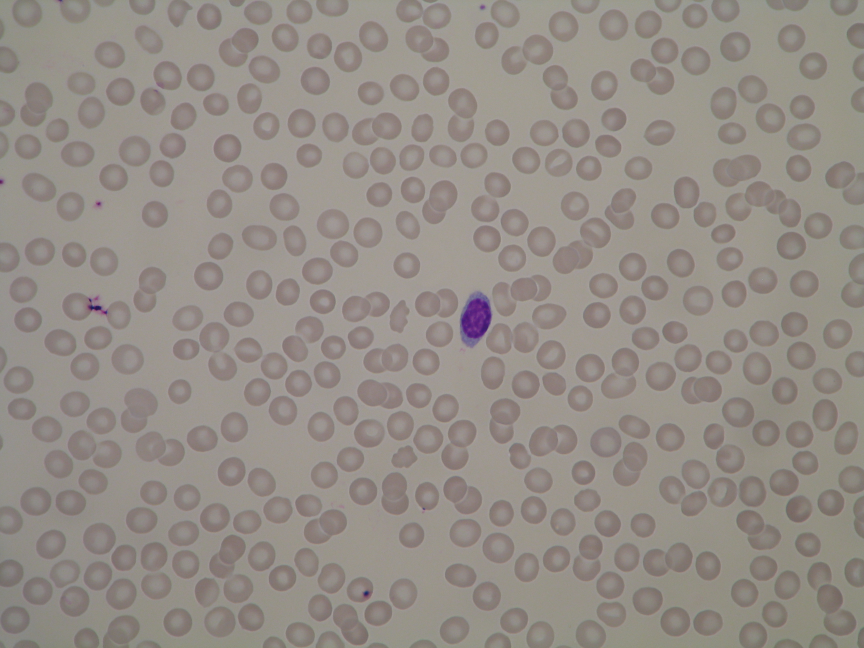
#> input picture ALL_IDB/ALL_IDB Dataset/L1/Im064_0.jpg, 2592 x 1944 px (shown at 1/3 size)
$ python -i wbc_segmenter.py   (imports and definitions only)
#> lines starting #> are read from the running program, lines starting #| are printed output that depends on the picture; after the words box and inside, x2 and y2 are one past the last pixel; in counts of white or black regions, pixels touching at a corner belong together
"""
WBC Segmentation - K-Means on LAB color space
Based on the MATLAB version
"""

import cv2
import numpy as np
from sklearn.cluster import KMeans
from scipy import ndimage
from pathlib import Path


class WBCSegmenter:
    # segments white blood cells from microscope images

    def __init__(self, num_clusters=3, min_cell_size=200, padding=10):
        self.num_clusters = num_clusters
        self.min_cell_size = min_cell_size
        self.padding = padding

    def segment(self, image):
        # main segmentation function
        # returns dict with mask, cells, bboxes etc

        # convert to LAB
        lab = cv2.cvtColor(image, cv2.COLOR_RGB2LAB)
#> lab: shape (1944, 2592, 3); mean of channels 0, 1, 2 151, 129.4, 132.4
        ab = lab[:, :, 1:3].astype(np.float32)
        rows, cols = ab.shape[:2]
#> rows = 1944; cols = 2592
        ab_vec = ab.reshape(-1, 2)
#> ab_vec = 5038848 pairs, first value 117 to 175, second value 81 to 143

        # run kmeans
        kmeans = KMeans(n_clusters=self.num_clusters, random_state=42, n_init=3)
        labels = kmeans.fit_predict(ab_vec)
        labels = labels.reshape(rows, cols)
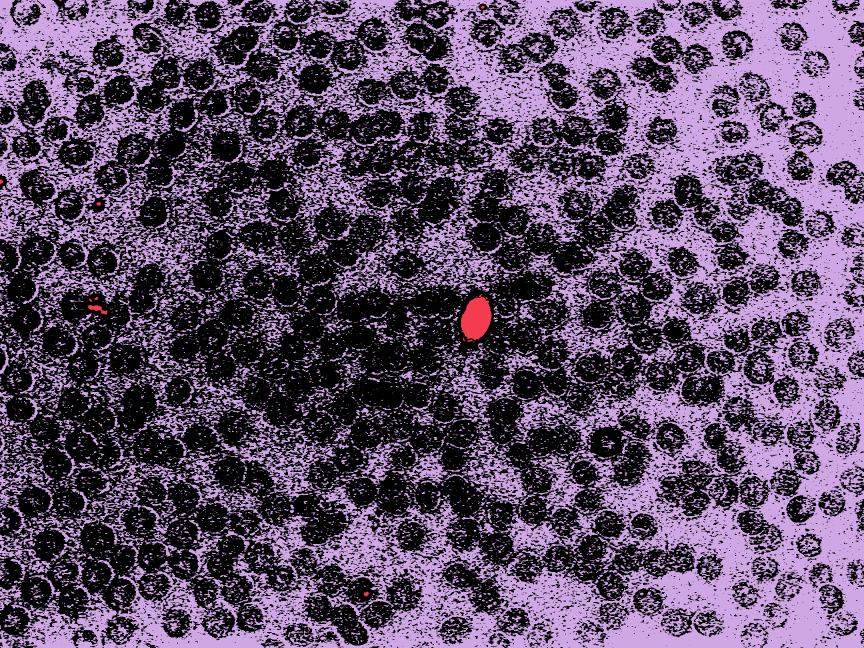
#> labels: shape (1944, 2592) int32 (shown at 1/3 size); 3 distinct labels, from 0 to 2; one colour per label, 0 black

        # find which cluster has WBCs (darkest L channel)
        L = lab[:, :, 0]
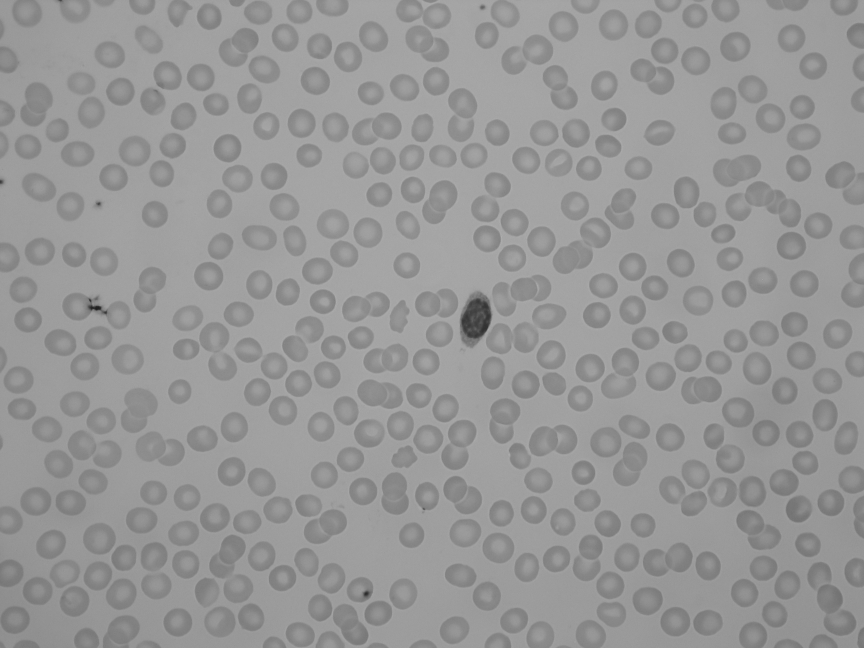
#> L: shape (1944, 2592) (shown at 1/3 size); min 26, max 206, mean 151
        avg_L = []
        for i in range(self.num_clusters):
            mask_i = (labels == i)
            avg_L.append(np.mean(L[mask_i]))
#> this loop made 3 passes
#> pass 1, in segment, `mask_i = (labels == i)`:
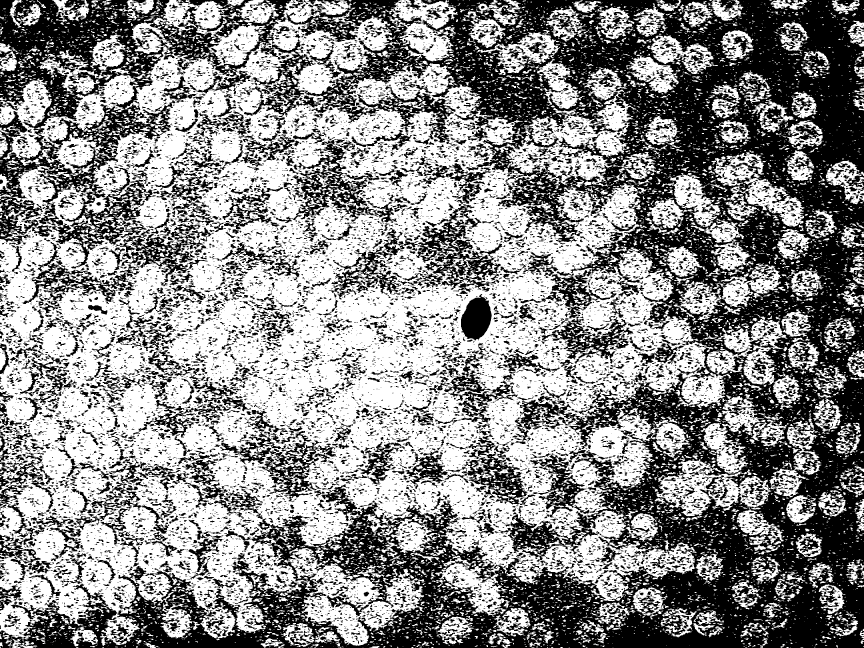
#> mask_i: shape (1944, 2592) bool (shown at 1/3 size); 54.7% white; 15888 black regions (11406 under 20 px), largest, box (x1, y1, x2, y2) and area: (0, 0, 2592, 1944) 1559860, (1248, 612, 1503, 877) 22537, (820, 417, 1190, 669) 21440
#> pass 2, in segment, `mask_i = (labels == i)`:
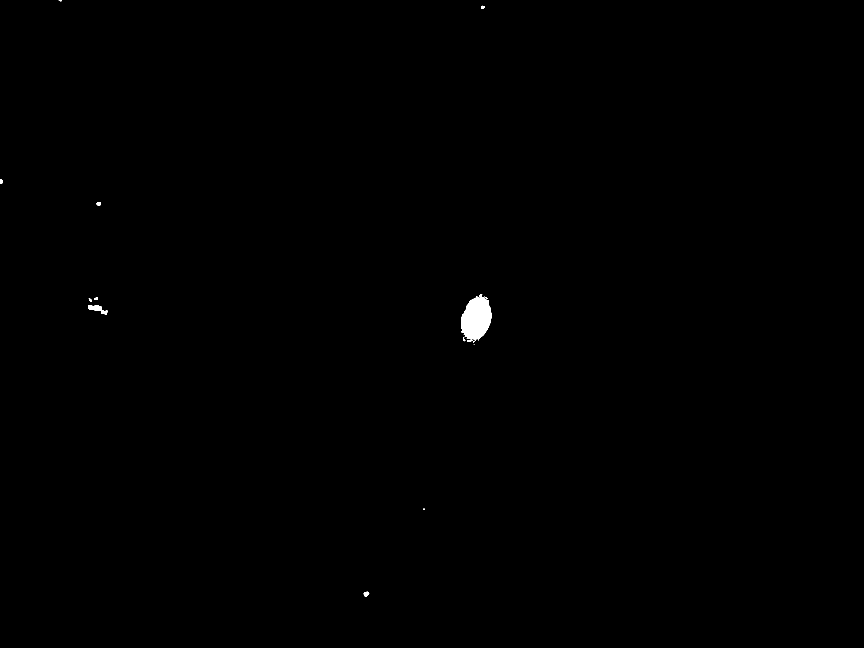
#> mask_i: shape (1944, 2592) bool (shown at 1/3 size); 0.2% white; 19 white regions (8 under 20 px), largest, box (x1, y1, x2, y2) and area: (1383, 882, 1475, 1021) 8855, (264, 915, 322, 944) 726, (1091, 1775, 1108, 1789) 157
#> after the loop, avg_L = [148.3, 75.02, 154.5]

        wbc_cluster = np.argmin(avg_L)
#> wbc_cluster = 1
        wbc_mask = (labels == wbc_cluster).astype(np.uint8)

        # morphology to clean up
        # Use smaller kernel to reduce over-segmentation
        kernel_open = cv2.getStructuringElement(cv2.MORPH_ELLIPSE, (5, 5))
        clean_mask = cv2.morphologyEx(wbc_mask, cv2.MORPH_OPEN, kernel_open)
#> clean_mask: shape (1944, 2592); values 0 (black) and 1 (white), 0.2% white; 12 white regions (3 under 20 px), largest, box (x1, y1, x2, y2) and area: (1383, 890, 1475, 1020) 8763, (264, 915, 322, 944) 711, (1091, 1775, 1107, 1789) 150

        # Add closing to reconnect thin bridges (prevents splitting bilobed nuclei)
        kernel_close = cv2.getStructuringElement(cv2.MORPH_ELLIPSE, (7, 7))
        clean_mask = cv2.morphologyEx(clean_mask, cv2.MORPH_CLOSE, kernel_close)
#> clean_mask: shape (1944, 2592); values 0 (black) and 1 (white), 0.2% white; 10 white regions (2 under 20 px), largest, box (x1, y1, x2, y2) and area: (1383, 884, 1475, 1025) 8895, (264, 915, 322, 944) 714, (1091, 1775, 1107, 1789) 150

        clean_mask = ndimage.binary_fill_holes(clean_mask).astype(np.uint8)

        # remove small stuff
        num_labels, labeled_mask, stats, _ = cv2.connectedComponentsWithStats(
            clean_mask, connectivity=8
        )
#> labeled_mask: shape (1944, 2592) int32; 11 distinct labels, from 0 to 10
#> num_labels = 11; stats = [[0, 0, 2592, 1944, 5028685], [178, 0, 7, 3, 17], [1443, 17, 10, 9, 66], [0, 539, 9, 13, 95], [290, 606, 12, 11, 104], [1383, 884, 92, 141, 8895], [284, 891, 10, 9, 65], [268, 897, 7, 8, 40], [264, 915, 58, 29, 714], [1389, 1017, 5, 5, 17], [1091, 1775, 16, 14, 150]]

        final_mask = np.zeros_like(clean_mask)
#> final_mask: shape (1944, 2592); every value is 0
        for i in range(1, num_labels):
            if stats[i, cv2.CC_STAT_AREA] >= self.min_cell_size:
                final_mask[labeled_mask == i] = 1
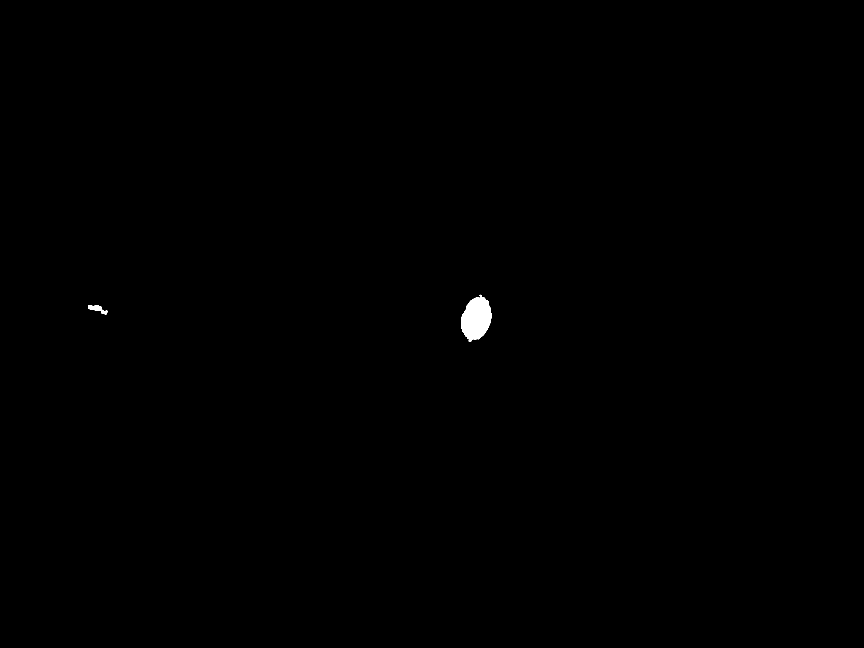
#> final_mask: shape (1944, 2592) (shown at 1/3 size); values 0 (black) and 1 (white), 0.19% white; 2 white regions

        # get individual cells
        cells, bboxes = self._extract_cells(image, final_mask)

        return {
            'mask': final_mask,
            'cells': cells,
            'bboxes': bboxes,
            'count': len(cells),
            'intermediate': {
                'lab': lab,
                'labels': labels,
                'wbc_cluster': wbc_cluster,
                'raw_mask': wbc_mask,
                'clean_mask': clean_mask
            }
        }

    def _extract_cells(self, image, mask):
        # crop out individual cells from the mask
        contours, _ = cv2.findContours(mask, cv2.RETR_EXTERNAL, cv2.CHAIN_APPROX_SIMPLE)
#> contours = 2 contours; box (x1, y1, x2, y2) and area: (1383, 884, 1475, 1025) 8721, (264, 915, 322, 944) 643

        cells = []
        bboxes = []

        for contour in contours:
            x, y, w, h = cv2.boundingRect(contour)

            # add some padding
            x_pad = max(0, x - self.padding)
            y_pad = max(0, y - self.padding)
            w_pad = min(image.shape[1] - x_pad, w + 2 * self.padding)
            h_pad = min(image.shape[0] - y_pad, h + 2 * self.padding)

            if w_pad > 20 and h_pad > 20:  # skip tiny cells
                cell_img = image[y_pad:y_pad+h_pad, x_pad:x_pad+w_pad]
                cells.append(cell_img)
                bboxes.append((x_pad, y_pad, w_pad, h_pad))
#> this loop made 2 passes
#> (x, y, w, h, x_pad, y_pad, w_pad, h_pad) on passes 1 to 2: (264, 915, 58, 29, 254, 905, 78, 49), (1383, 884, 92, 141, 1373, 874, 112, 161)
#> pass 1, in _extract_cells, `cell_img = image[y_pad:y_pad+h_pad, x_pad:x_pad+w_pad]`:
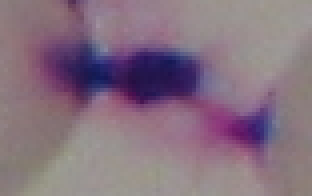
#> cell_img: shape (49, 78, 3) (shown 4 times larger); mean R, G, B 133.7, 112.3, 127.7
#> pass 2, in _extract_cells, `cell_img = image[y_pad:y_pad+h_pad, x_pad:x_pad+w_pad]`:
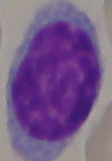
#> cell_img: shape (161, 112, 3); mean R, G, B 119.4, 91.2, 136.8
#> after the loop, bboxes = [(254, 905, 78, 49), (1373, 874, 112, 161)]; cells = 2 items

        return cells, bboxes

    def save_cells(self, cells, output_dir):
        output_path = Path(output_dir)
        output_path.mkdir(parents=True, exist_ok=True)

        for i, cell in enumerate(cells):
            filename = f"cell_{i+1:03d}.jpg"
            cell_bgr = cv2.cvtColor(cell, cv2.COLOR_RGB2BGR)
            cv2.imwrite(str(output_path / filename), cell_bgr)

        return output_path


def segment_image(image_path, output_dir=None, visualize=False):
    # quick wrapper to segment a single image

    image = cv2.imread(str(image_path))
    image = cv2.cvtColor(image, cv2.COLOR_BGR2RGB)
    image = cv2.resize(image, None, fx=0.5, fy=0.5)  # resize to speed up

    segmenter = WBCSegmenter()
    results = segmenter.segment(image)

    if output_dir:
        save_path = segmenter.save_cells(results['cells'], output_dir)
        results['saved_to'] = str(save_path)

    return results

>>> import cv2
>>> picture = cv2.cvtColor(cv2.imread('../../ALL_IDB/ALL_IDB Dataset/L1/Im064_0.jpg'), cv2.COLOR_BGR2RGB)
>>> result = WBCSegmenter().segment(picture)
#> in segment, `cells, bboxes = self._extract_cells(image, final_mask)`: bboxes = [(254, 905, 78, 49), (1373, 874, 112, 161)]
#> result = 5 items

$ run again, on ALL_IDB/ALL_IDB Dataset/L1/Im0671_0.jpg
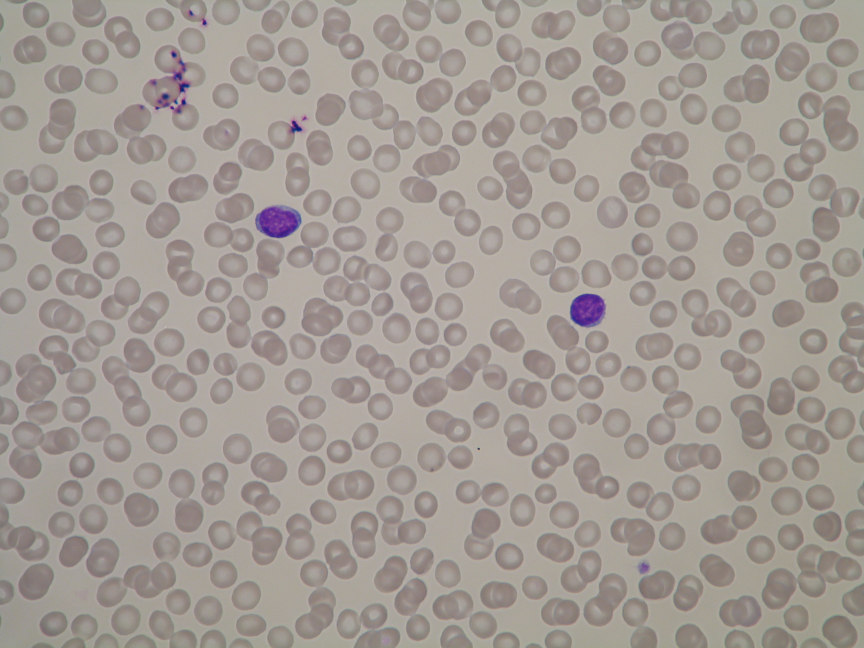
#> input picture ALL_IDB/ALL_IDB Dataset/L1/Im0671_0.jpg, 2592 x 1944 px (shown at 1/3 size)
#> lab: shape (1944, 2592, 3); mean of channels 0, 1, 2 164, 129.8, 132.3
#> ab_vec = 5038848 pairs, first value 116 to 177, second value 70 to 145
#> labels: shape (1944, 2592) int32; 3 distinct labels, from 0 to 2
#> after the loop in segment, `for i in range(self.num_clusters):`: avg_L = [169.3, 84.91, 155.7]
#> wbc_cluster = 1
#> labeled_mask: shape (1944, 2592) int32; 19 distinct labels, from 0 to 18
#> num_labels = 19; stats = 19 rows, first 6: [0, 0, 2592, 1944, 5016431], [567, 31, 13, 15, 124], [608, 57, 13, 19, 186], [513, 154, 17, 20, 223], [537, 180, 20, 35, 352], [518, 213, 28, 29, 622]
#> after the loop in segment, `for i in range(1, num_labels):`:
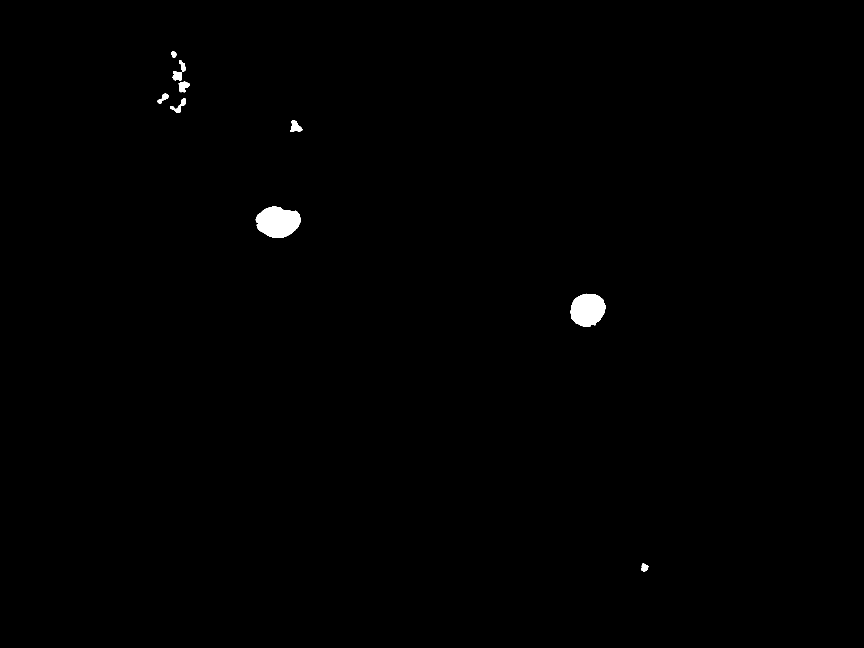
#> final_mask: shape (1944, 2592) (shown at 1/3 size); values 0 (black) and 1 (white), 0.43% white; 10 white regions
#> contours = 10 contours; largest, box (x1, y1, x2, y2) and area: (767, 619, 903, 714) 9260, (1712, 881, 1816, 981) 7878, (871, 361, 907, 396) 707, (536, 244, 568, 277) 624, (518, 213, 546, 242) 575
#> the loop in _extract_cells, `for contour in contours:` made 10 passes
#> (x, y, w, h, x_pad, y_pad, w_pad, h_pad) on passes 1 to 8: (1923, 1690, 22, 25, 1913, 1680, 42, 45), (1712, 881, 104, 100, 1702, 871, 124, 120), (767, 619, 136, 95, 757, 609, 156, 115), (871, 361, 36, 35, 861, 351, 56, 55), (510, 294, 48, 44, 500, 284, 68, 64), (473, 280, 33, 31, 463, 270, 53, 51), (536, 244, 32, 33, 526, 234, 52, 53), (518, 213, 28, 29, 508, 203, 48, 49)
#> pass 3, in _extract_cells, `cell_img = image[y_pad:y_pad+h_pad, x_pad:x_pad+w_pad]`:
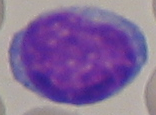
#> cell_img: shape (115, 156, 3); mean R, G, B 132.9, 106.3, 154.1
#> after the loop in _extract_cells, `for contour in contours:`: bboxes = [(1913, 1680, 42, 45), (1702, 871, 124, 120), (757, 609, 156, 115), (861, 351, 56, 55), (500, 284, 68, 64), (463, 270, 53, 51), (526, 234, 52, 53), (508, 203, 48, 49), (527, 170, 40, 55), (503, 144, 37, 40)]; cells = 10 items
#> result = 5 items
